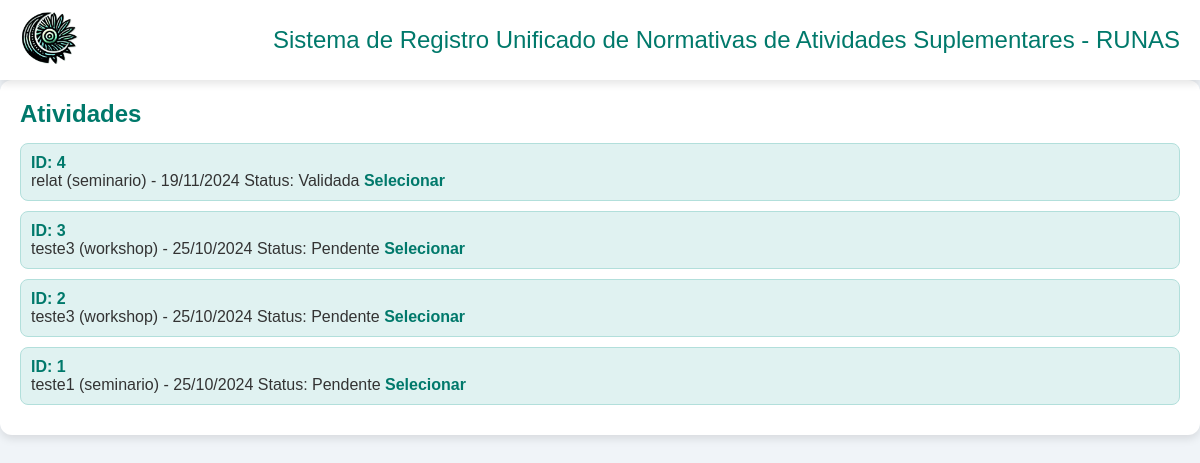
Before: /docente/valida-atividades.php (signed in) with the older database file.
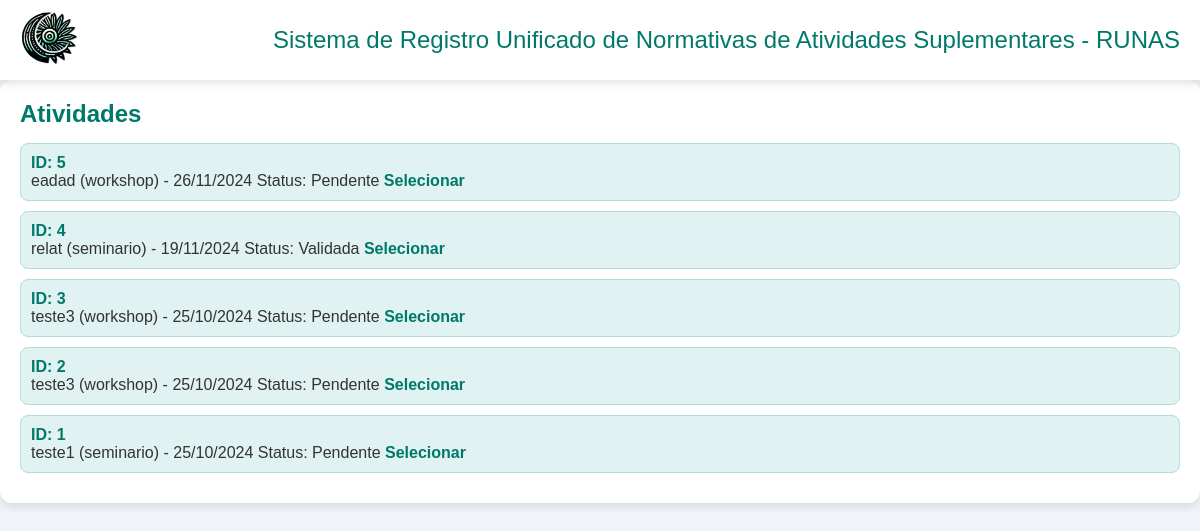
After: the same page with the newer database file.
### tables this page shows
CREATE TABLE `atividade` (
  `id` int(11) NOT NULL,
  `nome` varchar(255) DEFAULT NULL,
  `caminho_arquivo` varchar(255) DEFAULT NULL,
  `categoria` varchar(200) DEFAULT NULL,
  `horas_atividade` int(11) DEFAULT NULL,
  `discente_id` int(11) DEFAULT NULL,
  `status` int(11) DEFAULT NULL,
  `data_upload` timestamp NULL DEFAULT current_timestamp()
);

### docente/valida-atividades.php (the view, shortened to what this page needs)
<?php
include "../config.php";
$sql_atividades = "SELECT * FROM atividade ORDER BY data_upload DESC ";
$resultAtividades = $DB->query($sql_atividades);
function StatusAtividade($atividade_status)
{
    switch ($atividade_status) {
        case 1:
            $result = "Pendente";
            return $result;
        case 2:
            $result = "Validada";
            return $result;
    }
}
?>
<!DOCTYPE html>
<html lang="pt-br">
<head>
</head>
<body>
    <header class="header">
        <a href="../index.php"><img src="../img/Runa-noname.png" alt="Logo Runas" class="logo"></a>
        <div class="title">Sistema de Registro Unificado de Normativas de Atividades Suplementares - RUNAS</div>
    </header>
    <div class="uploads-recentes">
        <h2>Atividades</h2>
        <ul>
            <?php
            while ($atividade = $resultAtividades->fetch_assoc()) {
                $atividade_status = $atividade['status'];
                $status = StatusAtividade($atividade_status);
                echo "<li>
                        <span>ID: {$atividade['id']}</span>
                        {$atividade['nome']} ({$atividade['categoria']}) - " . date("d/m/Y ", strtotime($atividade['data_upload'])) . "
                        Status: $status
                        <a href='valida-atividade.php?id={$atividade['id']}' style='color: #00796b; font-weight: bold; text-decoration: none;'>Selecionar</a>
                      </li>";
            }
            ?>
        </ul>
    </div>
</body>
</html>

Changed rows visible on the page:
added atividade: id "5", nome "eadad", categoria "workshop", data_upload "26/11/2024", status "Pendente"
